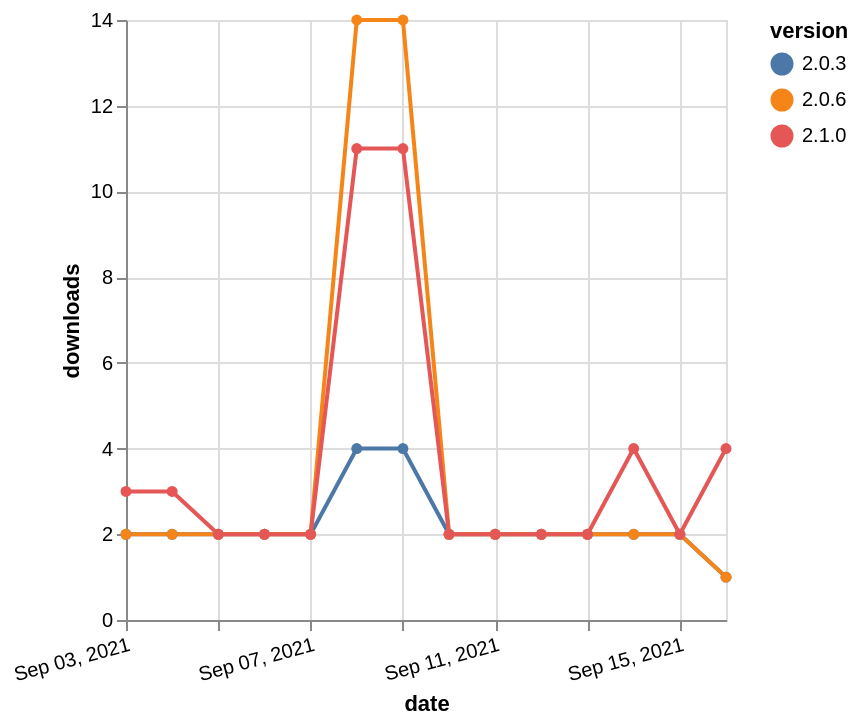

Source (Vega-Lite JSON):
### Vega-Lite specification from a JSON file in a GitHub repository (floating-point values rounded to 4 significant figures)
{"$schema": "https://vega.github.io/schema/vega-lite/v5.json", "description": "A simple bar chart with embedded data.", "data": {"values": [{"date": "2021-09-03", "total": 2444, "delta": 2, "version": "2.0.3"}, {"date": "2021-09-04", "total": 2446, "delta": 2, "version": "2.0.3"}, {"date": "2021-09-05", "total": 2448, "delta": 2, "version": "2.0.3"}, {"date": "2021-09-06", "total": 2450, "delta": 2, "version": "2.0.3"}, {"date": "2021-09-07", "total": 2452, "delta": 2, "version": "2.0.3"}, {"date": "2021-09-08", "total": 2456, "delta": 4, "version": "2.0.3"}, {"date": "2021-09-09", "total": 2460, "delta": 4, "version": "2.0.3"}, {"date": "2021-09-10", "total": 2462, "delta": 2, "version": "2.0.3"}, {"date": "2021-09-11", "total": 2464, "delta": 2, "version": "2.0.3"}, {"date": "2021-09-12", "total": 2466, "delta": 2, "version": "2.0.3"}, {"date": "2021-09-13", "total": 2468, "delta": 2, "version": "2.0.3"}, {"date": "2021-09-14", "total": 2470, "delta": 2, "version": "2.0.3"}, {"date": "2021-09-15", "total": 2472, "delta": 2, "version": "2.0.3"}, {"date": "2021-09-16", "total": 2473, "delta": 1, "version": "2.0.3"}, {"date": "2021-09-03", "total": 3377, "delta": 2, "version": "2.0.6"}, {"date": "2021-09-04", "total": 3379, "delta": 2, "version": "2.0.6"}, {"date": "2021-09-05", "total": 3381, "delta": 2, "version": "2.0.6"}, {"date": "2021-09-06", "total": 3383, "delta": 2, "version": "2.0.6"}, {"date": "2021-09-07", "total": 3385, "delta": 2, "version": "2.0.6"}, {"date": "2021-09-08", "total": 3399, "delta": 14, "version": "2.0.6"}, {"date": "2021-09-09", "total": 3413, "delta": 14, "version": "2.0.6"}, {"date": "2021-09-10", "total": 3415, "delta": 2, "version": "2.0.6"}, {"date": "2021-09-11", "total": 3417, "delta": 2, "version": "2.0.6"}, {"date": "2021-09-12", "total": 3419, "delta": 2, "version": "2.0.6"}, {"date": "2021-09-13", "total": 3421, "delta": 2, "version": "2.0.6"}, {"date": "2021-09-14", "total": 3423, "delta": 2, "version": "2.0.6"}, {"date": "2021-09-15", "total": 3425, "delta": 2, "version": "2.0.6"}, {"date": "2021-09-16", "total": 3426, "delta": 1, "version": "2.0.6"}, {"date": "2021-09-03", "total": 867, "delta": 3, "version": "2.1.0"}, {"date": "2021-09-04", "total": 870, "delta": 3, "version": "2.1.0"}, {"date": "2021-09-05", "total": 872, "delta": 2, "version": "2.1.0"}, {"date": "2021-09-06", "total": 874, "delta": 2, "version": "2.1.0"}, {"date": "2021-09-07", "total": 876, "delta": 2, "version": "2.1.0"}, {"date": "2021-09-08", "total": 887, "delta": 11, "version": "2.1.0"}, {"date": "2021-09-09", "total": 898, "delta": 11, "version": "2.1.0"}, {"date": "2021-09-10", "total": 900, "delta": 2, "version": "2.1.0"}, {"date": "2021-09-11", "total": 902, "delta": 2, "version": "2.1.0"}, {"date": "2021-09-12", "total": 904, "delta": 2, "version": "2.1.0"}, {"date": "2021-09-13", "total": 906, "delta": 2, "version": "2.1.0"}, {"date": "2021-09-14", "total": 910, "delta": 4, "version": "2.1.0"}, {"date": "2021-09-15", "total": 912, "delta": 2, "version": "2.1.0"}, {"date": "2021-09-16", "total": 916, "delta": 4, "version": "2.1.0"}]}, "width": "container", "mark": {"type": "line", "point": {"filled": true}}, "encoding": {"x": {"field": "date", "type": "temporal", "timeUnit": "yearmonthdate", "title": "date", "axis": {"labelAngle": -15}}, "y": {"field": "delta", "type": "quantitative", "title": "downloads"}, "color": {"field": "version", "type": "nominal"}, "tooltip": {"field": "delta"}}}
